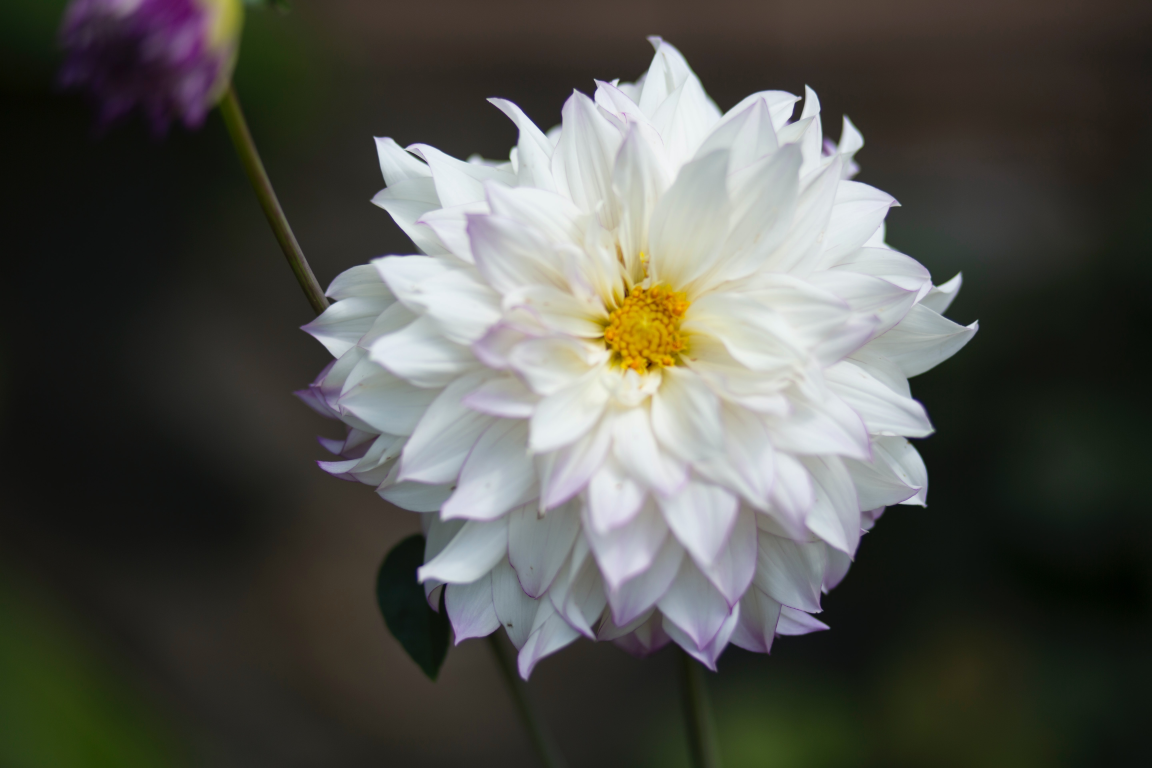
#> input picture Images processing openedu/2/img.jpg, 5760 x 3840 px (shown at 1/5 size); the run also reads 1 picture not shown here
$ jupyter execute main.ipynb
#> lines starting #> are read from the running program, lines starting #| are printed output that depends on the picture
[cell 1]
import cv2

# Task 1

[cell 2]
image_path = "img.jpg"
img = cv2.imread(image_path)
#> img is the input picture: shape (3840, 5760, 3); mean B, G, R 77.4, 83.2, 82.7


# Определение разрешения изображения
height, width, channels = img.shape
#> height = 3840; width = 5760; channels = 3

# Вывод ширины и высоты изображения
print(f"Ширина изображения в пикселях: {width}")
#| Ширина изображения в пикселях: 5760
print(f"Высота изображения в пикселях: {height}")
#| Высота изображения в пикселях: 3840

[cell 3]
# Определение интенсивности каналов R, G, B для указанного пикселя
pixel_value = img[1953, 2875]  # Пиксели в OpenCV индексируются с 0
#> pixel_value = [211, 220, 217]
intensity_B, intensity_G, intensity_R = pixel_value
#> intensity_B = 211; intensity_G = 220; intensity_R = 217

# Вывод значений интенсивности
print(f"Интенсивность канала R: {intensity_R}")
#| Интенсивность канала R: 217
print(f"Интенсивность канала G: {intensity_G}")
#| Интенсивность канала G: 220
print(f"Интенсивность канала B: {intensity_B}")
#| Интенсивность канала B: 211

# Task 2

[cell 4]
img = cv2.imread("second_img.jpg")
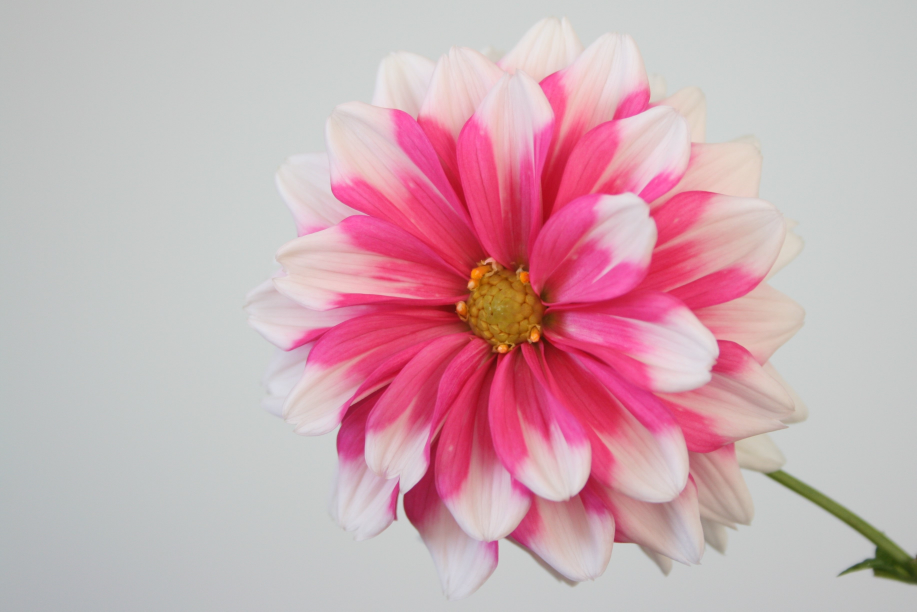
#> input picture Images processing openedu/2/second_img.jpg, 3668 x 2446 px (shown at 1/4 size)
#> img is the input picture: shape (2446, 3668, 3); mean B, G, R 180, 172.3, 205.5
img_rgb = cv2.cvtColor(img, cv2.COLOR_BGR2RGB)
subimg = img[793:1653, 1614:2074]
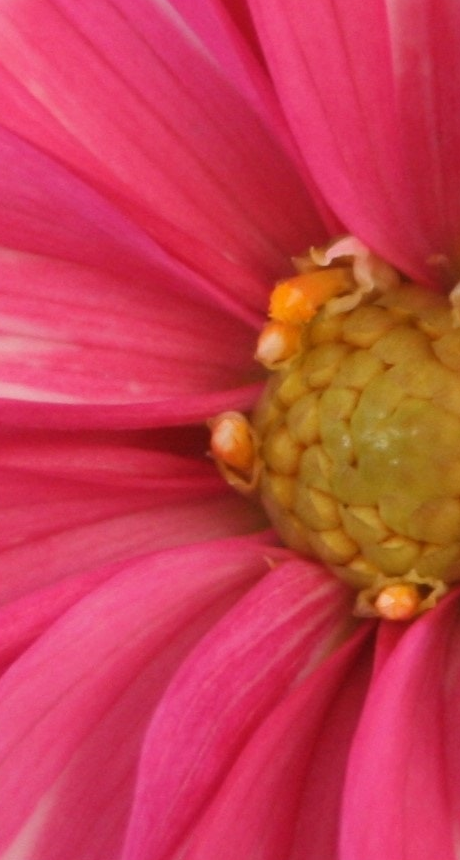
#> subimg: shape (860, 460, 3); mean B, G, R 78.7, 61.1, 201.6
cv2.imshow('photo', subimg)
cv2.waitKey(0)

# closing all open windows
cv2.destroyAllWindows()

# Task 3

[cell 5]
img = cv2.imread('third_img.jpg')
new_width = 600
ratio = new_width / img.shape[1]
#> ratio = 0.104
new_height = int(img.shape[0] * ratio)
#> new_height = 400

# Сжатие изображения с использованием cv2.resize()
resized_image = cv2.resize(img, (new_width, new_height), interpolation=cv2.INTER_AREA)
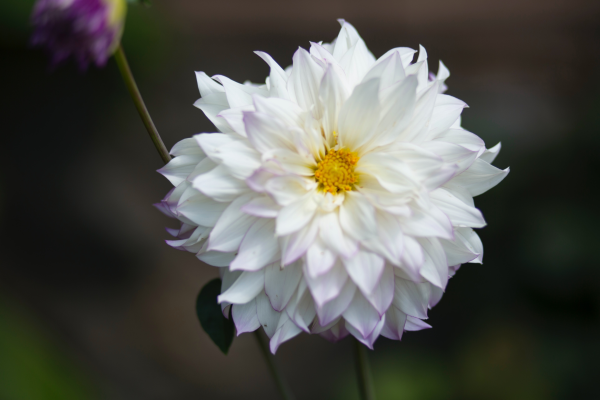
#> resized_image: shape (400, 600, 3); mean B, G, R 77.4, 83.2, 82.7

# Вывод размеров измененного изображения
print(f"Ширина измененного изображения: {resized_image.shape[1]}")
#| Ширина измененного изображения: 600
print(f"Высота измененного изображения: {resized_image.shape[0]}")
#| Высота измененного изображения: 400

# Сохранение измененного изображения
cv2.imwrite("путь_к_сохраненному_изображению.jpg", resized_image)
#> Out = True
